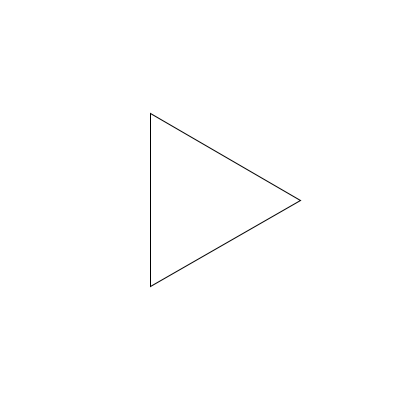
Frame 1 (no input)
Frame 60 (the mouse pressed at the canvas centre just before this capture): identical to frame 1, image omitted
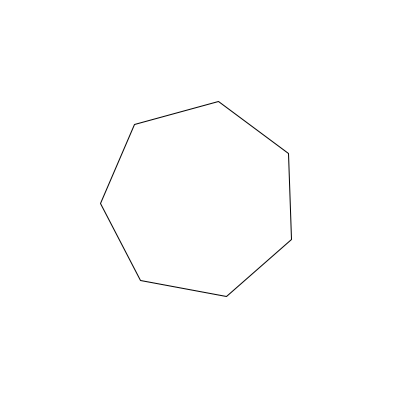
Frame 120 (the mouse held since frame 60 and released just before this capture)

The Processing sketch that drew these frames (run headless with seeded random() and noise(); from frame 60 on, the mouse is pressed at the canvas centre):

// Processing sketch: processing_63922
// ── processing_63922.pde

void setup() {
  size(400, 400);
  smooth();
   
  frameRate(300);
}
 
void polygon(int x, int y, int r, int s, float o) {
  beginShape();
  for(int i = 0; i < s; i ++) {
    float xp = x + cos(o + TWO_PI / s * i) * r;
    float yp = y + sin(o + TWO_PI / s * i) * r;
    vertex(xp, yp);
  }
  endShape(CLOSE);
}
 
void draw() {
  background(255);
  polygon(width / 2, height / 2, 100, mouseY / 50 + 3, mouseX / 50.0);
}
